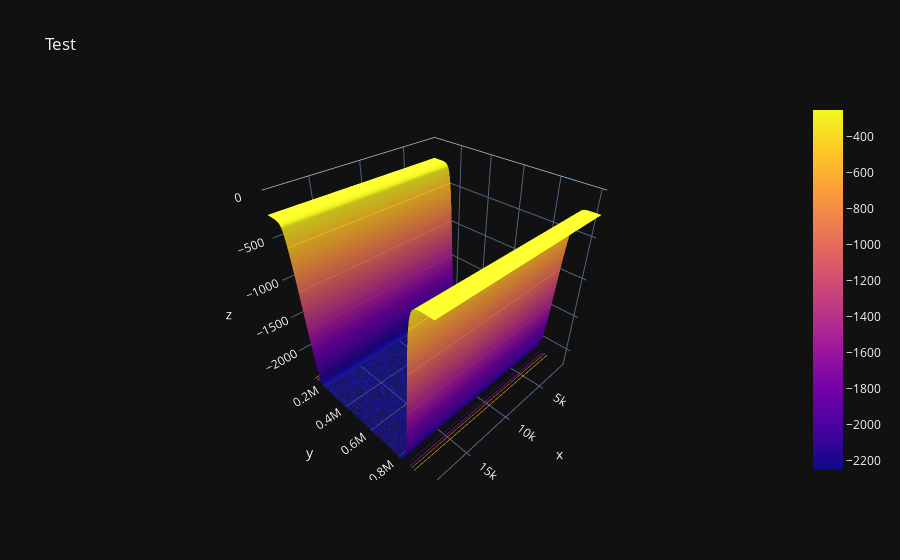

This figure's notebook cell:
### Code cell
fig = go.Figure(data=[go.Surface(x=X, y=Y,z=Z)])
fig.update_traces(contours_z=dict(show=True, usecolormap=True,
                                  highlightcolor="limegreen", project_z=True))


fig.update_layout(title='Test', 
                  #autosize=False,
                  template="plotly_dark",
                  scene=dict(
        xaxis=dict(range=[min(x), max(x)]),  # Setting range for x-axis
        yaxis=dict(range=[min(y), max(y)]),  # Setting range for y-axis; adjust this as needed
        zaxis=dict(range=[min(Z.flatten()), 0])  # Setting range for z-axis
    )
)

### Figure 1 — Plotly figure (JSON) as saved in the notebook; plotly's stock layout.template omitted (floating-point values rounded to 4 significant figures; data arrays with more than 128 entries replaced by an {"elided": "..."} marker saying what was removed)
{"data": [{"contours": {"z": {"highlightcolor": "limegreen", "project": {"z": true}, "show": true, "usecolormap": true}}, "type": "surface", "x": {"elided": "512x10 int values"}, "y": {"elided": "512x10 int values"}, "z": {"elided": "512x10 float values"}}], "layout": {"scene": {"xaxis": {"range": [1000, 19000]}, "yaxis": {"range": [1000, 1023000]}, "zaxis": {"range": [-2250, 0]}}, "title": {"text": "Test"}}}
